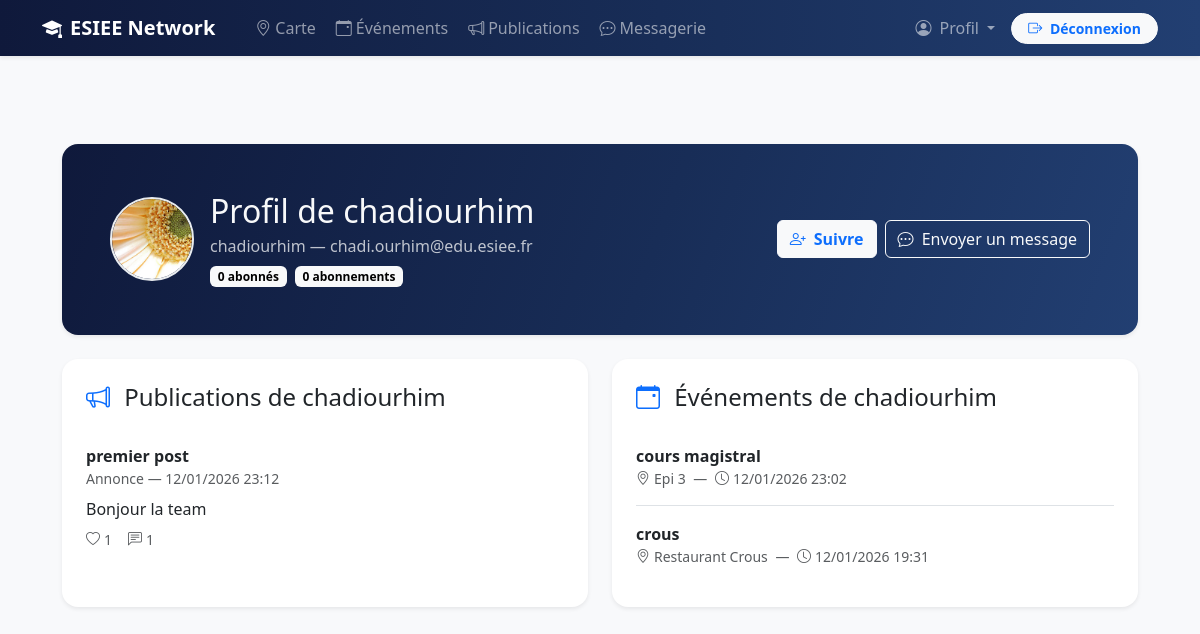
The app's page /profil/chadiourhim/ (signed in) with its own data.
### users/models.py (models this page shows, shortened)
class User(AbstractUser):
    email = models.EmailField(unique=True)
    profile_image = models.ImageField(
        upload_to="profiles/",
        blank=True,
        null=True,
        verbose_name="Photo de profil",
    )

### posts/models.py (models this page shows, shortened)
class Post(models.Model):
    POST_TYPES = [
        ('help', ' Demande d’aide'),
        ('event', ' Événement'),
        ('announcement', ' Annonce'),
        ('lost', ' Objet perdu/trouvé'),
        ('other', ' Autre'),
    ]
    author = models.ForeignKey(User, on_delete=models.CASCADE)
    title = models.CharField(max_length=100)
    content = models.TextField()
    post_type = models.CharField(max_length=20, choices=POST_TYPES, default='other')
    image = models.ImageField(upload_to='posts/', blank=True, null=True)
    created_at = models.DateTimeField(auto_now_add=True)
    def total_likes(self):
        return self.likes.count()

### events/models.py (models this page shows, shortened)
class Event(models.Model):
    title = models.CharField(max_length=200)
    description = models.TextField(blank=True)
    location = models.ForeignKey(
        Location,
        on_delete=models.PROTECT,
        related_name="events",
        verbose_name="Lieu",
    )
    start_at = models.DateTimeField()
    end_at = models.DateTimeField(null=True, blank=True)
    created_by = models.ForeignKey(
        settings.AUTH_USER_MODEL,
        on_delete=models.CASCADE,
        related_name="events_created",
    )
    created_at = models.DateTimeField(auto_now_add=True)
    updated_at = models.DateTimeField(auto_now=True)
    class Meta:
        ordering = ["start_at", "title"]

class Location(models.Model):
    name = models.CharField(max_length=80, unique=True)
    slug = models.SlugField(max_length=80, unique=True)
    x_percent = models.DecimalField(
        max_digits=5,
        decimal_places=2,
        validators=[MinValueValidator(0), MaxValueValidator(100)],
    )
    y_percent = models.DecimalField(
        max_digits=5,
        decimal_places=2,
        validators=[MinValueValidator(0), MaxValueValidator(100)],
    )
    class Meta:
        ordering = ["name"]

### users/views.py (the view)
# urls.py: path('profil/<str:username>/', views.user_profile, name='user_profile'),
@login_required
def user_profile(request, username):
    user_obj = get_object_or_404(User, username=username)
    posts = Post.objects.filter(author=user_obj).order_by('-created_at')
    events = Event.objects.filter(created_by=user_obj).order_by('-start_at')
    is_self = (user_obj == request.user)
    is_following = False
    dm_messages = None
    dm_form = None
    if not is_self:
        is_following = Follow.objects.filter(
            follower=request.user,
            followed=user_obj,
        ).exists()
        dm_messages = DirectMessage.objects.filter(
            Q(sender=request.user, receiver=user_obj)
            | Q(sender=user_obj, receiver=request.user)
        ).order_by('created_at')
        dm_form = DirectMessageForm()
    context = {
        'user_obj': user_obj,
        'posts': posts,
        'events': events,
        'is_self': is_self,
        'dm_messages': dm_messages,
        'dm_form': dm_form,
        'is_following': is_following,
    }
    return render(request, 'users/my_profile.html', context)

### templates/users/my_profile.html (shortened to what this page needs)
{% extends "base.html" %}
{% block content %}
<div class="container py-4 py-lg-5" style="max-width: 1100px;">
  <div class="card border-0 shadow-sm rounded-4 overflow-hidden mb-4">
    <div class="text-light p-4 p-md-5" style="background: linear-gradient(110deg, #0f193b 0%, #182d57 55%, #223f72 100%);">
      <div class="d-flex flex-column flex-lg-row gap-3 gap-lg-4 justify-content-between align-items-lg-center">
        <div class="d-flex align-items-center gap-3">
          {% if user_obj.profile_image %}
            <img
              src="{{ user_obj.profile_image.url }}"
              alt="Photo de profil"
              class="rounded-circle border border-2 border-light-subtle"
              style="width: 84px; height: 84px; object-fit: cover;"
            >
          {% endif %}
          <div>
            {% if is_self %}
              <h1 class="h2 mb-1">Mon profil</h1>
            {% else %}
              <h1 class="h2 mb-1">Profil de {{ user_obj.username }}</h1>
            {% endif %}
            <p class="mb-2 opacity-75">{{ user_obj.username }} &mdash; {{ user_obj.email }}</p>
            <div class="d-flex flex-wrap gap-2">
              <span class="badge text-bg-light">{{ user_obj.followers.count }} abonn&eacute;s</span>
              <span class="badge text-bg-light">{{ user_obj.following.count }} abonnements</span>
            </div>
          </div>
        </div>
        <div class="d-flex flex-wrap gap-2">
          {% if is_self %}
            <a href="{% url 'users:profile' %}" class="btn btn-warning fw-semibold">
              <i class="bi bi-pencil-square me-1"></i>
              Modifier le profil
            </a>
          {% else %}
            {% if is_following %}
              <a href="{% url 'users:unfollow_user' user_obj.username %}" class="btn btn-outline-light">
                <i class="bi bi-person-dash me-1"></i>
                Se d&eacute;sabonner
              </a>
            {% else %}
              <a href="{% url 'users:follow_user' user_obj.username %}" class="btn btn-light text-primary fw-semibold">
                <i class="bi bi-person-plus me-1"></i>
                Suivre
              </a>
            {% endif %}
            <button
              class="btn btn-outline-light"
              type="button"
              data-bs-toggle="collapse"
              data-bs-target="#dm-panel"
              aria-expanded="false"
              aria-controls="dm-panel"
            >
              <i class="bi bi-chat-dots me-1"></i>
              Envoyer un message
            </button>
          {% endif %}
        </div>
      </div>
    </div>
  </div>
  <div class="row g-4">
    <div class="col-lg-6 d-flex">
      <div class="card border-0 shadow-sm rounded-4 w-100">
        <div class="card-body p-4">
          <h2 class="h4 mb-3">
            <i class="bi bi-megaphone me-2 text-primary"></i>
            {% if is_self %}Mes publications{% else %}Publications de {{ user_obj.username }}{% endif %}
          </h2>
          {% if posts %}
            <div class="list-group list-group-flush">
              {% for post in posts %}
                <div class="list-group-item px-0 py-3">
                  <div class="fw-semibold">{{ post.title }}</div>
                  <div class="small text-muted">{{ post.get_post_type_display }} &mdash; {{ post.created_at|date:"d/m/Y H:i" }}</div>
                  <p class="mb-2 mt-2">{{ post.content|truncatechars:120 }}</p>
                  <div class="d-flex align-items-center gap-3 small text-muted">
                    <span><i class="bi bi-heart me-1"></i>{{ post.total_likes }}</span>
                    <span><i class="bi bi-chat-left-text me-1"></i>{{ post.comments.count }}</span>
                  </div>
                </div>
              {% endfor %}
            </div>
          {% endif %}
        </div>
      </div>
    </div>
    <div class="col-lg-6 d-flex">
      <div class="card border-0 shadow-sm rounded-4 w-100">
        <div class="card-body p-4">
          <h2 class="h4 mb-3">
            <i class="bi bi-calendar-event me-2 text-primary"></i>
            {% if is_self %}Mes &eacute;v&eacute;nements{% else %}&Eacute;v&eacute;nements de {{ user_obj.username }}{% endif %}
          </h2>
          {% if events %}
            <div class="list-group list-group-flush">
              {% for event in events %}
                <a href="{% url 'events:detail' event.pk %}" class="list-group-item list-group-item-action px-0 py-3">
                  <div class="fw-semibold">{{ event.title }}</div>
                  <div class="small text-muted">
                    <i class="bi bi-geo-alt me-1"></i>{{ event.location.name }}
                    <span class="mx-1">&mdash;</span>
                    <i class="bi bi-clock me-1"></i>{{ event.start_at|date:"d/m/Y H:i" }}
                  </div>
                </a>
              {% endfor %}
            </div>
          {% endif %}
        </div>
      </div>
    </div>
  </div>
</div>
{% endblock %}

### static/style.css (style rules this page uses)
:root { --esiee-blue:#0055A4; --esiee-blue-dark:#003d7a; --esiee-light:#f8f9fb; --esiee-gray:#6c757d; }
body { background:var(--esiee-light); }
a { color:var(--esiee-blue); }
.card { border-radius:12px; }

### templates/base.html (style rules this page uses)
body { padding-top: 72px; }

### records on screen
User: profile_image (picture), username "chadiourhim", email "chadi.ourhim@edu.esiee.fr", followers.count "0", following.count "0"
Post: title "premier post", post_type "Annonce", created_at "12/01/2026 23:12", content "Bonjour la team", total_likes "1", comments.count "1"
Event: title "cours magistral", location.name "Epi 3", start_at "12/01/2026 23:02"
Event: title "crous", location.name "Restaurant Crous", start_at "12/01/2026 19:31"
